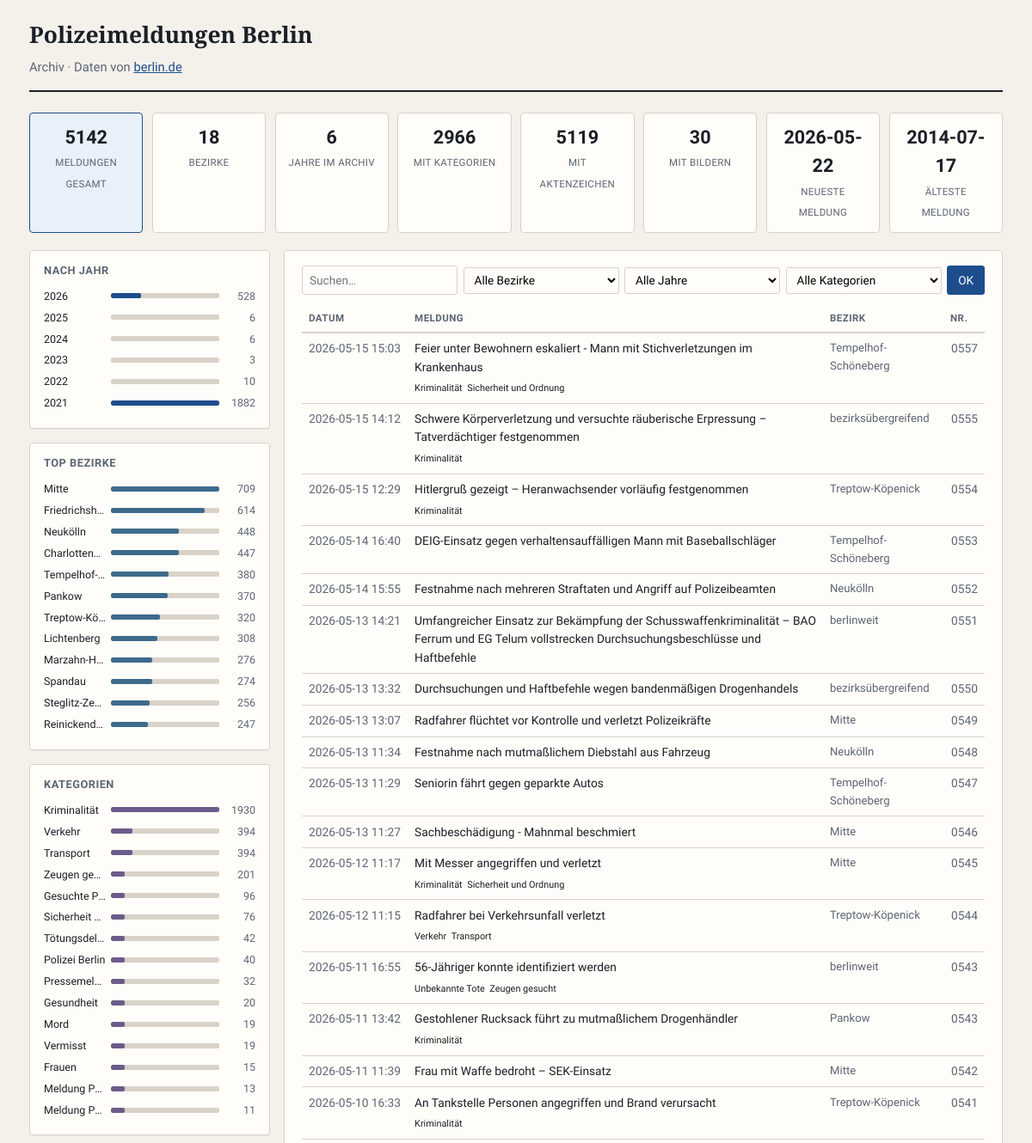
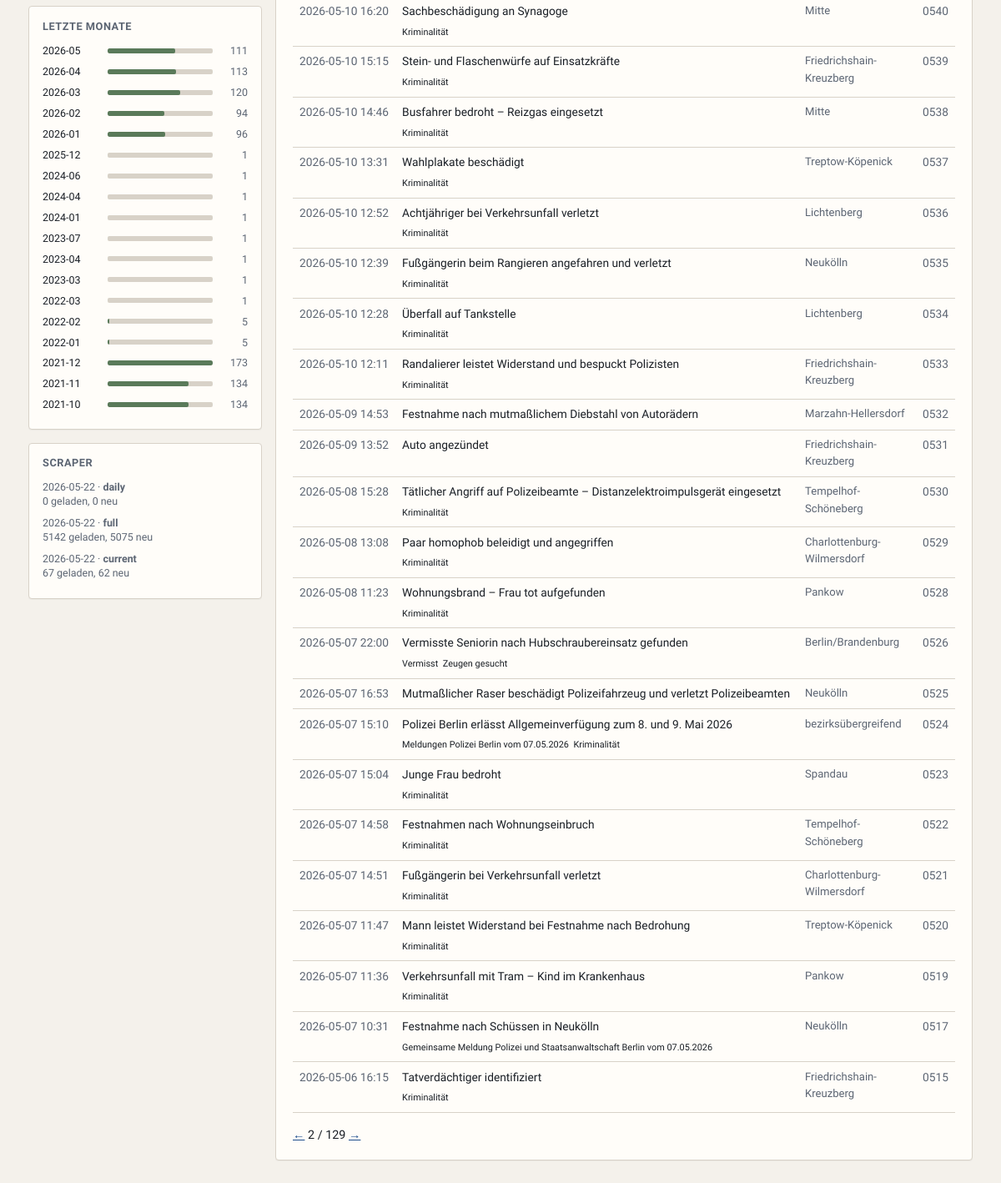
The page /?page=2&q=&district=&year=&tag= on the database its author committed (2 pictures, top to bottom).
### tables this page shows
CREATE TABLE scrape_runs (
    id INTEGER PRIMARY KEY AUTOINCREMENT,
    started_at TEXT NOT NULL,
    finished_at TEXT,
    mode TEXT NOT NULL,
    listings_found INTEGER DEFAULT 0,
    articles_fetched INTEGER DEFAULT 0,
    articles_new INTEGER DEFAULT 0,
    articles_updated INTEGER DEFAULT 0,
    errors INTEGER DEFAULT 0,
    notes TEXT
);

CREATE TABLE meldungen (
    id TEXT PRIMARY KEY,
    url TEXT NOT NULL UNIQUE,
    title TEXT NOT NULL,
    published_at TEXT,
    meldung_date TEXT,
    district TEXT,
    body_text TEXT,
    source_year INTEGER,
    first_seen_at TEXT NOT NULL,
    last_scraped_at TEXT NOT NULL
, summary TEXT, tags TEXT, case_number TEXT, images TEXT);

### dashboard/app.py (the view)
@app.route("/")
def index():
    conn = get_db()
    if conn is None:
        return render_template("index.html", ready=False)
    q = request.args.get("q", "").strip()
    district = request.args.get("district", "").strip()
    year = request.args.get("year", "").strip()
    tag = request.args.get("tag", "").strip()
    page = max(1, int(request.args.get("page", 1) or 1))
    conditions = []
    params: list = []
    if q:
        conditions.append(
            "(title LIKE ? OR body_text LIKE ? OR summary LIKE ? OR district LIKE ? OR tags LIKE ?)"
        )
        like = f"%{q}%"
        params.extend([like, like, like, like, like])
    if district:
        conditions.append("district = ?")
        params.append(district)
    if year.isdigit():
        conditions.append("source_year = ?")
        params.append(int(year))
    if tag:
        conditions.append("tags LIKE ?")
        params.append(f'%"{tag}"%')
    where = f"WHERE {' AND '.join(conditions)}" if conditions else ""
    total = conn.execute(
        f"SELECT COUNT(*) FROM meldungen {where}", params
    ).fetchone()[0]
    pages = max(1, ceil(total / PER_PAGE))
    page = min(page, pages)
    offset = (page - 1) * PER_PAGE
    rows = conn.execute(
        f"""
        SELECT id, title, published_at, district, case_number, tags, source_year
        FROM meldungen {where}
        ORDER BY published_at DESC NULLS LAST, id DESC
        LIMIT ? OFFSET ?
        """,
        [*params, PER_PAGE, offset],
    ).fetchall()
    meldungen = [enrich_row(r) for r in rows]
    stats = conn.execute(
        """
        SELECT
            COUNT(*) AS total,
            COUNT(DISTINCT district) AS districts,
            COUNT(DISTINCT source_year) AS years,
            MIN(published_at) AS oldest,
            MAX(published_at) AS newest,
            SUM(CASE WHEN images IS NOT NULL AND images != '[]' THEN 1 ELSE 0 END) AS with_images,
            SUM(CASE WHEN case_number IS NOT NULL AND case_number != '' THEN 1 ELSE 0 END) AS with_case_number,
            SUM(CASE WHEN tags IS NOT NULL AND tags != '[]' THEN 1 ELSE 0 END) AS with_tags,
            ROUND(AVG(LENGTH(body_text))) AS avg_body_len
        FROM meldungen
        """
    ).fetchone()
    filtered_stats = conn.execute(
        f"""
        SELECT COUNT(*) AS total,
               COUNT(DISTINCT district) AS districts
        FROM meldungen {where}
        """,
        params,
    ).fetchone()
    by_year = conn.execute(
        """
        SELECT source_year AS year, COUNT(*) AS count
        FROM meldungen
        WHERE source_year IS NOT NULL
        GROUP BY source_year
        ORDER BY year DESC
        """
    ).fetchall()
    by_district = conn.execute(
        """
        SELECT district, COUNT(*) AS count
        FROM meldungen
        WHERE district IS NOT NULL AND district != ''
        GROUP BY district
        ORDER BY count DESC
        LIMIT 12
        """
    ).fetchall()
    by_month = conn.execute(
        """
        SELECT substr(published_at, 1, 7) AS month, COUNT(*) AS count
        FROM meldungen
        WHERE published_at IS NOT NULL AND length(published_at) >= 7
        GROUP BY month
        ORDER BY month DESC
        LIMIT 18
        """
    ).fetchall()
    popular_tags = _aggregate_tags(conn)
    districts = conn.execute(
        """
        SELECT district, COUNT(*) AS count
        FROM meldungen
        WHERE district IS NOT NULL AND district != ''
        GROUP BY district
        ORDER BY count DESC, district
        """
    ).fetchall()
    years = conn.execute(
        """
        SELECT DISTINCT source_year AS year
        FROM meldungen WHERE source_year IS NOT NULL
        ORDER BY year DESC
        """
    ).fetchall()
    runs = conn.execute(
        "SELECT * FROM scrape_runs ORDER BY id DESC LIMIT 3"
    ).fetchall()
    conn.close()
    max_year_count = max((r["count"] for r in by_year), default=1)
    max_district_count = max((r["count"] for r in by_district), default=1)
    max_month_count = max((r["count"] for r in by_month), default=1)
    max_tag_count = popular_tags[0][1] if popular_tags else 1
    return render_template(
        "index.html",
        ready=True,
        meldungen=meldungen,
        stats=stats,
        filtered_stats=filtered_stats,
        by_year=by_year,
        by_district=by_district,
        by_month=by_month,
        popular_tags=popular_tags,
        districts=districts,
        years=[r["year"] for r in years],
        runs=runs,
        q=q,
        district_filter=district,
        year_filter=year,
        tag_filter=tag,
        page=page,
        pages=pages,
        total=total,
        format_datetime=format_datetime,
        max_year_count=max_year_count,
        max_district_count=max_district_count,
        max_month_count=max_month_count,
        max_tag_count=max_tag_count,
    )

### dashboard/templates/index.html (shortened to what this page needs)
{% extends "base.html" %}
{% block content %}
{% if not ready %}
<div class="notice">
  <strong>Noch keine Daten.</strong><br>
  <code>python -m scraper.scrape --mode current</code>
</div>
{% else %}
<section class="stats-grid">
  <div class="stat-card highlight">
    <span class="stat-value">{{ stats.total }}</span>
    <span class="stat-label">Meldungen gesamt</span>
  </div>
  <div class="stat-card">
    <span class="stat-value">{{ stats.districts }}</span>
    <span class="stat-label">Bezirke</span>
  </div>
  <div class="stat-card">
    <span class="stat-value">{{ stats.years }}</span>
    <span class="stat-label">Jahre im Archiv</span>
  </div>
  <div class="stat-card">
    <span class="stat-value">{{ stats.with_tags or 0 }}</span>
    <span class="stat-label">mit Kategorien</span>
  </div>
  <div class="stat-card">
    <span class="stat-value">{{ stats.with_case_number or 0 }}</span>
    <span class="stat-label">mit Aktenzeichen</span>
  </div>
  <div class="stat-card">
    <span class="stat-value">{{ stats.with_images or 0 }}</span>
    <span class="stat-label">mit Bildern</span>
  </div>
  <div class="stat-card">
    <span class="stat-value">{{ format_datetime(stats.newest)[:10] }}</span>
    <span class="stat-label">neueste Meldung</span>
  </div>
  <div class="stat-card">
    <span class="stat-value">{{ format_datetime(stats.oldest)[:10] if stats.oldest else '—' }}</span>
    <span class="stat-label">älteste Meldung</span>
  </div>
</section>
<div class="layout-2col">
  <aside class="sidebar-stats">
    <div class="card compact">
      <h3>Nach Jahr</h3>
      <ul class="bar-list">
        {% for row in by_year %}
        <li>
          <a href="?year={{ row.year }}" class="bar-label">{{ row.year }}</a>
          <span class="bar-track"><span class="bar-fill" style="width:{{ (row.count / max_year_count * 100)|int }}%"></span></span>
          <span class="bar-count">{{ row.count }}</span>
        </li>
        {% endfor %}
      </ul>
    </div>
    <div class="card compact">
      <h3>Top Bezirke</h3>
      <ul class="bar-list">
        {% for row in by_district %}
        <li>
          <a href="?district={{ row.district|urlencode }}" class="bar-label" title="{{ row.district }}">{{ row.district[:22] }}{% if row.district|length > 22 %}…{% endif %}</a>
          <span class="bar-track"><span class="bar-fill district" style="width:{{ (row.count / max_district_count * 100)|int }}%"></span></span>
          <span class="bar-count">{{ row.count }}</span>
        </li>
        {% endfor %}
      </ul>
    </div>
    <div class="card compact">
      <h3>Kategorien</h3>
      <ul class="bar-list">
        {% for t, c in popular_tags %}
        <li>
          <a href="?tag={{ t|urlencode }}" class="bar-label">{{ t }}</a>
          <span class="bar-track"><span class="bar-fill tag" style="width:{{ (c / max_tag_count * 100)|int }}%"></span></span>
          <span class="bar-count">{{ c }}</span>
        </li>
        {% endfor %}
      </ul>
    </div>
    <div class="card compact">
      <h3>Letzte Monate</h3>
      <ul class="bar-list">
        {% for row in by_month %}
        <li>
          <span class="bar-label">{{ row.month }}</span>
          <span class="bar-track"><span class="bar-fill month" style="width:{{ (row.count / max_month_count * 100)|int }}%"></span></span>
          <span class="bar-count">{{ row.count }}</span>
        </li>
        {% endfor %}
      </ul>
    </div>
    {% if runs %}
    <div class="card compact muted-box">
      <h3>Scraper</h3>
      {% for r in runs %}
      <p class="run-line">
        {{ r.started_at[:10] }} · <strong>{{ r.mode }}</strong><br>
        {{ r.articles_fetched or 0 }} geladen, {{ r.articles_new or 0 }} neu
      </p>
      {% endfor %}
    </div>
    {% endif %}
  </aside>
  <main class="list-panel">
    <div class="card">
      <form class="filters" method="get">
        <input type="search" name="q" value="{{ q }}" placeholder="Suchen…" aria-label="Suche">
        <select name="district" aria-label="Bezirk">
          <option value="">Alle Bezirke</option>
        </select>
        <select name="year" aria-label="Jahr">
          <option value="">Alle Jahre</option>
        </select>
        <select name="tag" aria-label="Kategorie">
          <option value="">Alle Kategorien</option>
        </select>
        <button type="submit">OK</button>
      </form>
      <table class="meldungen-table">
        <thead>
          <tr>
            <th class="col-date">Datum</th>
            <th class="col-title">Meldung</th>
            <th class="col-district">Bezirk</th>
            <th class="col-nr">Nr.</th>
          </tr>
        </thead>
        <tbody>
          {% for m in meldungen %}
          <tr>
            <td class="col-date">{{ format_datetime(m.published_at)[:16] if m.published_at else '—' }}</td>
            <td class="col-title">
              <a href="/meldung/{{ m.id }}">{{ m.title }}</a>
              {% if m.tags_list %}
              <span class="mini-tags">
                {% for t in m.tags_list[:2] %}<a href="?tag={{ t|urlencode }}" class="mini-tag">{{ t }}</a>{% endfor %}
              </span>
              {% endif %}
            </td>
            <td class="col-district">{{ m.district or '—' }}</td>
            <td class="col-nr">{% if m.case_number %}{{ m.case_number }}{% else %}—{% endif %}</td>
          </tr>
          {% else %}
          <tr><td colspan="4" class="empty-cell">Keine Meldungen.</td></tr>
          {% endfor %}
        </tbody>
      </table>
      {% if pages > 1 %}
      <div class="pagination">
        {% if page > 1 %}<a href="?page={{ page-1 }}&q={{ q }}&district={{ district_filter }}&year={{ year_filter }}&tag={{ tag_filter }}">←</a>{% endif %}
        <span>{{ page }} / {{ pages }}</span>
        {% if page < pages %}<a href="?page={{ page+1 }}&q={{ q }}&district={{ district_filter }}&year={{ year_filter }}&tag={{ tag_filter }}">→</a>{% endif %}
      </div>
      {% endif %}
    </div>
  </main>
</div>
{% endif %}
{% endblock %}

### rows shown on the page
scrape_runs: started_at "2026-05-22", mode "daily", articles_fetched "0", articles_new "0"
scrape_runs: started_at "2026-05-22", mode "full", articles_fetched "5142", articles_new "5075"
scrape_runs: started_at "2026-05-22", mode "current", articles_fetched "67", articles_new "62"
meldungen: published_at "2026-05-15 15:03", title "Feier unter Bewohnern eskaliert - Mann mit Stichverletzungen im Krankenhaus", 2 "Kriminalität" "Sicherheit und Ordnung", district "Tempelhof-Schöneberg", case_number "0557"
meldungen: published_at "2026-05-15 14:12", title "Schwere Körperverletzung und versuchte räuberische Erpressung – Tatverdächtiger festgenommen", 2 "Kriminalität", district "bezirksübergreifend", case_number "0555"
meldungen: published_at "2026-05-15 12:29", title "Hitlergruß gezeigt – Heranwachsender vorläufig festgenommen", 2 "Kriminalität", district "Treptow-Köpenick", case_number "0554"
meldungen: published_at "2026-05-14 16:40", title "DEIG-Einsatz gegen verhaltensauffälligen Mann mit Baseballschläger", district "Tempelhof-Schöneberg", case_number "0553"
meldungen: published_at "2026-05-14 15:55", title "Festnahme nach mehreren Straftaten und Angriff auf Polizeibeamten", district "Neukölln", case_number "0552"
meldungen: published_at "2026-05-13 14:21", title "Umfangreicher Einsatz zur Bekämpfung der Schusswaffenkriminalität – BAO Ferrum und EG Telum vollstrecken Durchsuchungsbeschlüsse und Haftbefehle", district "berlinweit", case_number "0551"
meldungen: published_at "2026-05-13 13:32", title "Durchsuchungen und Haftbefehle wegen bandenmäßigen Drogenhandels", district "bezirksübergreifend", case_number "0550"
meldungen: published_at "2026-05-13 13:07", title "Radfahrer flüchtet vor Kontrolle und verletzt Polizeikräfte", district "Mitte", case_number "0549"
meldungen: published_at "2026-05-13 11:34", title "Festnahme nach mutmaßlichem Diebstahl aus Fahrzeug", district "Neukölln", case_number "0548"
meldungen: published_at "2026-05-13 11:29", title "Seniorin fährt gegen geparkte Autos", district "Tempelhof-Schöneberg", case_number "0547"
meldungen: published_at "2026-05-13 11:27", title "Sachbeschädigung - Mahnmal beschmiert", district "Mitte", case_number "0546"
meldungen: published_at "2026-05-12 11:17", title "Mit Messer angegriffen und verletzt", 2 "Kriminalität" "Sicherheit und Ordnung", district "Mitte", case_number "0545"
meldungen: published_at "2026-05-12 11:15", title "Radfahrer bei Verkehrsunfall verletzt", 2 "Verkehr" "Transport", district "Treptow-Köpenick", case_number "0544"
meldungen: published_at "2026-05-11 16:55", title "56-Jähriger konnte identifiziert werden", 2 "Unbekannte Tote" "Zeugen gesucht", district "berlinweit", case_number "0543"
meldungen: published_at "2026-05-11 13:42", title "Gestohlener Rucksack führt zu mutmaßlichem Drogenhändler", 2 "Kriminalität", district "Pankow", case_number "0543"
meldungen: published_at "2026-05-11 11:39", title "Frau mit Waffe bedroht – SEK-Einsatz", district "Mitte", case_number "0542"
meldungen: published_at "2026-05-10 16:33", title "An Tankstelle Personen angegriffen und Brand verursacht", 2 "Kriminalität", district "Treptow-Köpenick", case_number "0541"
meldungen: published_at "2026-05-10 16:20", title "Sachbeschädigung an Synagoge", 2 "Kriminalität", district "Mitte", case_number "0540"
meldungen: published_at "2026-05-10 15:15", title "Stein- und Flaschenwürfe auf Einsatzkräfte", 2 "Kriminalität", district "Friedrichshain-Kreuzberg", case_number "0539"
meldungen: published_at "2026-05-10 14:46", title "Busfahrer bedroht – Reizgas eingesetzt", 2 "Kriminalität", district "Mitte", case_number "0538"
meldungen: published_at "2026-05-10 13:31", title "Wahlplakate beschädigt", 2 "Kriminalität", district "Treptow-Köpenick", case_number "0537"
meldungen: published_at "2026-05-10 12:52", title "Achtjähriger bei Verkehrsunfall verletzt", 2 "Kriminalität", district "Lichtenberg", case_number "0536"
meldungen: published_at "2026-05-10 12:39", title "Fußgängerin beim Rangieren angefahren und verletzt", 2 "Kriminalität", district "Neukölln", case_number "0535"
meldungen: published_at "2026-05-10 12:28", title "Überfall auf Tankstelle", 2 "Kriminalität", district "Lichtenberg", case_number "0534"
meldungen: published_at "2026-05-10 12:11", title "Randalierer leistet Widerstand und bespuckt Polizisten", 2 "Kriminalität", district "Friedrichshain-Kreuzberg", case_number "0533"
meldungen: published_at "2026-05-09 14:53", title "Festnahme nach mutmaßlichem Diebstahl von Autorädern", district "Marzahn-Hellersdorf", case_number "0532"
meldungen: published_at "2026-05-09 13:52", title "Auto angezündet", district "Friedrichshain-Kreuzberg", case_number "0531"

### other values the page prints
{{ stats.total }} "5142"
{{ stats.districts }} "18"
{{ stats.years }} "6"
{{ stats.with_tags or 0 }} "2966"
{{ stats.with_case_number or 0 }} "5119"
{{ stats.with_images or 0 }} "30"
{{ row.year }} "2026" "2025" "2024" "2023" "2022" "2021"
{{ row.count }} "528" "6" "6" "3" "10" "1882"
{{ row.district[:22] }} "Mitte" "Friedrichsh…" "Neukölln" "Charlotten…" "Tempelhof-…" "Pankow" "Treptow-Kö…" "Lichtenberg" "Marzahn-H…" "Spandau" "Steglitz-Ze…" "Reinickend…"
{{ row.count }} "709" "614" "448" "447" "380" "370" "320" "308" "276" "274" "256" "247"
{{ t }} "Kriminalität" "Verkehr" "Transport" "Zeugen ge…" "Gesuchte P…" "Sicherheit…" "Tötungsdel…" "Polizei Berlin" "Pressemel…" "Gesundheit" "Mord" "Vermisst" "Frauen" "Meldung P…" "Meldung P…"
{{ c }} "1930" "394" "394" "201" "96" "76" "42" "40" "32" "20" "19" "19" "15" "13" "11"
{{ row.month }} "2026-05" "2026-04" "2026-03" "2026-02" "2026-01" "2025-12" "2024-06" "2024-04" "2024-01" "2023-07" "2023-04" "2023-03" "2022-03" "2022-02" "2022-01" "2021-12" "2021-11" "2021-10"
{{ row.count }} "111" "113" "120" "94" "96" "1" "1" "1" "1" "1" "1" "1" "1" "5" "5" "173" "134" "134"
{{ m.title }} "Tätlicher Angriff auf Polizeibeamte – Distanzelektroimpulsgerät eingesetzt" "Paar homophob beleidigt und angegriffen" "Wohnungsbrand – Frau tot aufgefunden" "Vermisste Seniorin nach Hubschraubereinsatz gefunden" "Mutmaßlicher Raser beschädigt Polizeifahrzeug und verletzt Polizeibeamten" "Polizei Berlin erlässt Allgemeinverfügung zum 8. und 9. Mai 2026" "Junge Frau bedroht" "Festnahmen nach Wohnungseinbruch" "Fußgängerin bei Verkehrsunfall verletzt" "Mann leistet Widerstand bei Festnahme nach Bedrohung" "Verkehrsunfall mit Tram – Kind im Krankenhaus" "Festnahme nach Schüssen in Neukölln" "Tatverdächtiger identifiziert"
